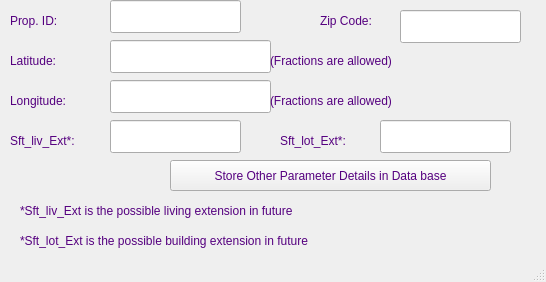
<?xml version="1.0" encoding="UTF-8"?>
<ui version="4.0">
 <class>MainWindow</class>
 <widget class="QMainWindow" name="MainWindow">
  <property name="geometry">
   <rect>
    <x>0</x>
    <y>0</y>
    <width>546</width>
    <height>282</height>
   </rect>
  </property>
  <property name="windowTitle">
   <string>Property Other Parameters Details</string>
  </property>
  <property name="styleSheet">
   <string notr="true">color: rgb(85, 0, 127);
font: 75 12pt &quot;MS Shell Dlg 2&quot;;</string>
  </property>
  <widget class="QWidget" name="centralwidget">
   <widget class="QLineEdit" name="lineEdit">
    <property name="geometry">
     <rect>
      <x>110</x>
      <y>120</y>
      <width>131</width>
      <height>33</height>
     </rect>
    </property>
   </widget>
   <widget class="QPushButton" name="pushButton">
    <property name="geometry">
     <rect>
      <x>170</x>
      <y>160</y>
      <width>321</width>
      <height>31</height>
     </rect>
    </property>
    <property name="text">
     <string>Store Other Parameter Details in Data base</string>
    </property>
   </widget>
   <widget class="QLineEdit" name="lineEdit_3">
    <property name="geometry">
     <rect>
      <x>110</x>
      <y>0</y>
      <width>131</width>
      <height>33</height>
     </rect>
    </property>
   </widget>
   <widget class="QLineEdit" name="lineEdit_4">
    <property name="geometry">
     <rect>
      <x>400</x>
      <y>10</y>
      <width>121</width>
      <height>33</height>
     </rect>
    </property>
   </widget>
   <widget class="QLineEdit" name="lineEdit_5">
    <property name="geometry">
     <rect>
      <x>110</x>
      <y>40</y>
      <width>161</width>
      <height>33</height>
     </rect>
    </property>
   </widget>
   <widget class="QLineEdit" name="lineEdit_6">
    <property name="geometry">
     <rect>
      <x>110</x>
      <y>80</y>
      <width>161</width>
      <height>33</height>
     </rect>
    </property>
   </widget>
   <widget class="QLabel" name="label_3">
    <property name="geometry">
     <rect>
      <x>10</x>
      <y>10</y>
      <width>81</width>
      <height>21</height>
     </rect>
    </property>
    <property name="text">
     <string>Prop. ID:</string>
    </property>
   </widget>
   <widget class="QLabel" name="label_4">
    <property name="geometry">
     <rect>
      <x>320</x>
      <y>10</y>
      <width>71</width>
      <height>21</height>
     </rect>
    </property>
    <property name="text">
     <string>Zip Code:</string>
    </property>
   </widget>
   <widget class="QLabel" name="label_5">
    <property name="geometry">
     <rect>
      <x>10</x>
      <y>90</y>
      <width>91</width>
      <height>21</height>
     </rect>
    </property>
    <property name="text">
     <string>Longitude:</string>
    </property>
   </widget>
   <widget class="QLabel" name="label_6">
    <property name="geometry">
     <rect>
      <x>10</x>
      <y>50</y>
      <width>91</width>
      <height>21</height>
     </rect>
    </property>
    <property name="text">
     <string>Latitude:</string>
    </property>
   </widget>
   <widget class="QLabel" name="label_7">
    <property name="geometry">
     <rect>
      <x>270</x>
      <y>50</y>
      <width>231</width>
      <height>21</height>
     </rect>
    </property>
    <property name="text">
     <string>(Fractions are allowed)</string>
    </property>
   </widget>
   <widget class="QLabel" name="label_8">
    <property name="geometry">
     <rect>
      <x>270</x>
      <y>90</y>
      <width>231</width>
      <height>21</height>
     </rect>
    </property>
    <property name="text">
     <string>(Fractions are allowed)</string>
    </property>
   </widget>
   <widget class="QLabel" name="label_9">
    <property name="geometry">
     <rect>
      <x>10</x>
      <y>130</y>
      <width>91</width>
      <height>21</height>
     </rect>
    </property>
    <property name="text">
     <string>Sft_liv_Ext*:</string>
    </property>
   </widget>
   <widget class="QLabel" name="label_10">
    <property name="geometry">
     <rect>
      <x>280</x>
      <y>130</y>
      <width>91</width>
      <height>21</height>
     </rect>
    </property>
    <property name="text">
     <string>Sft_lot_Ext*:</string>
    </property>
   </widget>
   <widget class="QLineEdit" name="lineEdit_2">
    <property name="geometry">
     <rect>
      <x>380</x>
      <y>120</y>
      <width>131</width>
      <height>33</height>
     </rect>
    </property>
   </widget>
   <widget class="QLabel" name="label_11">
    <property name="geometry">
     <rect>
      <x>20</x>
      <y>200</y>
      <width>421</width>
      <height>21</height>
     </rect>
    </property>
    <property name="text">
     <string>*Sft_liv_Ext is the possible living extension in future</string>
    </property>
   </widget>
   <widget class="QLabel" name="label_12">
    <property name="geometry">
     <rect>
      <x>20</x>
      <y>230</y>
      <width>421</width>
      <height>21</height>
     </rect>
    </property>
    <property name="text">
     <string>*Sft_lot_Ext is the possible building extension in future</string>
    </property>
   </widget>
  </widget>
  <widget class="QStatusBar" name="statusbar"/>
 </widget>
 <resources/>
 <connections/>
</ui>
